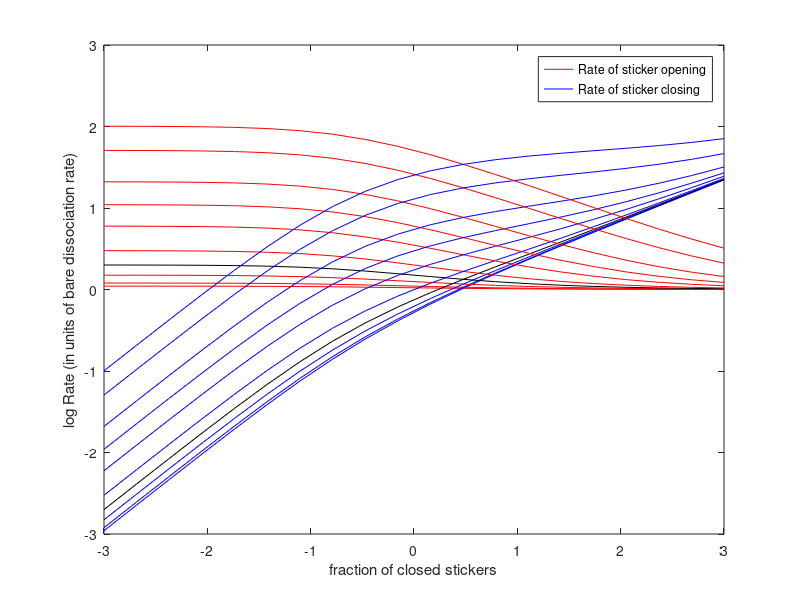

Recreate this plot in MATLAB.
% Model influence of bondswapping on sticker opening rate
function BondswapAndAssociationDissociation()
close all; clc;
  X=10.^(linspace(-3,3,20));
  p=pfnc(X);

  Yrow=[0.1 0.2 0.5 1 2 5 10 20 50 100];

  figure 
  for i=1:length(Yrow)
	  Y=Yrow(i);
  Ropen  =1+Y.*(1-p);
  Rclose =X.*(1-p) + 0.5*Y*p;

  if Y==1
  plot(log10(X), log10(Ropen), 'k'); hold on;
  plot(log10(X), log10(Rclose), 'k');
  else
  plot(log10(X), log10(Ropen), 'r'); hold on;
  plot(log10(X), log10(Rclose), 'b');
end
  end
  legend('Rate of sticker opening', 'Rate of sticker closing')
  xlabel('fraction of closed stickers');
  ylabel('log Rate (in units of bare dissociation rate)')'
 % plot(log10(X), pfnc(X))
  

end

function p=pfnc(X)
  p=1-(-1+sqrt(1+8*X))./(4*X);
end
